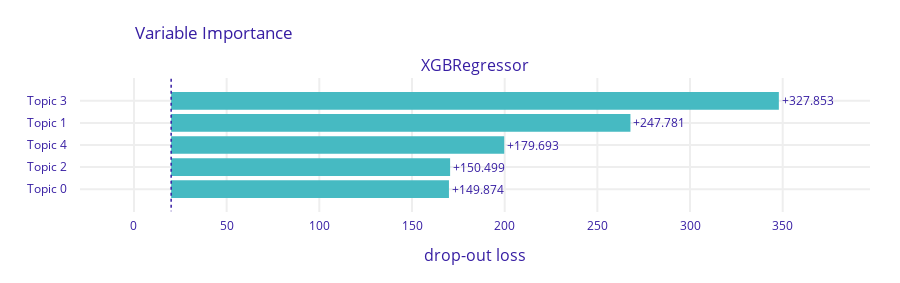

Write notebook code for a chart like this one.
### Code cell
var_importance

### Figure 1 — Plotly figure (JSON) as saved in the notebook; plotly's stock layout.template omitted (floating-point values rounded to 4 significant figures)
{"data": [{"base": 20.06, "hoverinfo": "text", "hoverlabel": {"bgcolor": "rgba(0,0,0,0.8)"}, "hovertext": ["Model: XGBRegressor loss after<br>variable: Topic 3 is permuted: 347.913<br>Drop-out loss change: +327.853", "Model: XGBRegressor loss after<br>variable: Topic 1 is permuted: 267.842<br>Drop-out loss change: +247.781", "Model: XGBRegressor loss after<br>variable: Topic 4 is permuted: 199.754<br>Drop-out loss change: +179.693", "Model: XGBRegressor loss after<br>variable: Topic 2 is permuted: 170.559<br>Drop-out loss change: +150.499", "Model: XGBRegressor loss after<br>variable: Topic 0 is permuted: 169.934<br>Drop-out loss change: +149.874"], "marker": {"color": "#46bac2"}, "orientation": "h", "showlegend": false, "text": ["+327.853", "+247.781", "+179.693", "+150.499", "+149.874"], "textposition": "outside", "x": [327.9, 247.8, 179.7, 150.5, 149.9], "y": ["Topic 3", "Topic 1", "Topic 4", "Topic 2", "Topic 0"], "type": "bar", "xaxis": "x", "yaxis": "y"}], "layout": {"xaxis": {"anchor": "y", "domain": [0.0, 1.0], "type": "linear", "gridwidth": 2, "zeroline": false, "automargin": true, "ticks": "outside", "tickcolor": "white", "ticklen": 3, "fixedrange": true, "range": [-29.12, 397.1]}, "yaxis": {"anchor": "x", "domain": [0.0, 1.0], "type": "category", "autorange": "reversed", "gridwidth": 2, "automargin": true, "ticks": "outside", "tickcolor": "white", "ticklen": 10, "fixedrange": true}, "annotations": [{"font": {"size": 16}, "showarrow": false, "text": "XGBRegressor", "x": 0.5, "xanchor": "center", "xref": "paper", "y": 1.0, "yanchor": "bottom", "yref": "paper"}, {"font": {"size": 16}, "showarrow": false, "text": "drop-out loss", "x": 0.5, "xanchor": "center", "xref": "paper", "y": 0, "yanchor": "top", "yref": "paper", "yshift": -30}], "shapes": [{"line": {"color": "#371ea3", "dash": "dot", "width": 1.5}, "type": "line", "x0": 20.06, "x1": 20.06, "xref": "x", "y0": -1, "y1": 5, "yref": "y"}], "title": {"text": "Variable Importance", "x": 0.15}, "font": {"color": "#371ea3"}, "margin": {"t": 78, "b": 71, "r": 30}, "height": 283.0}}
